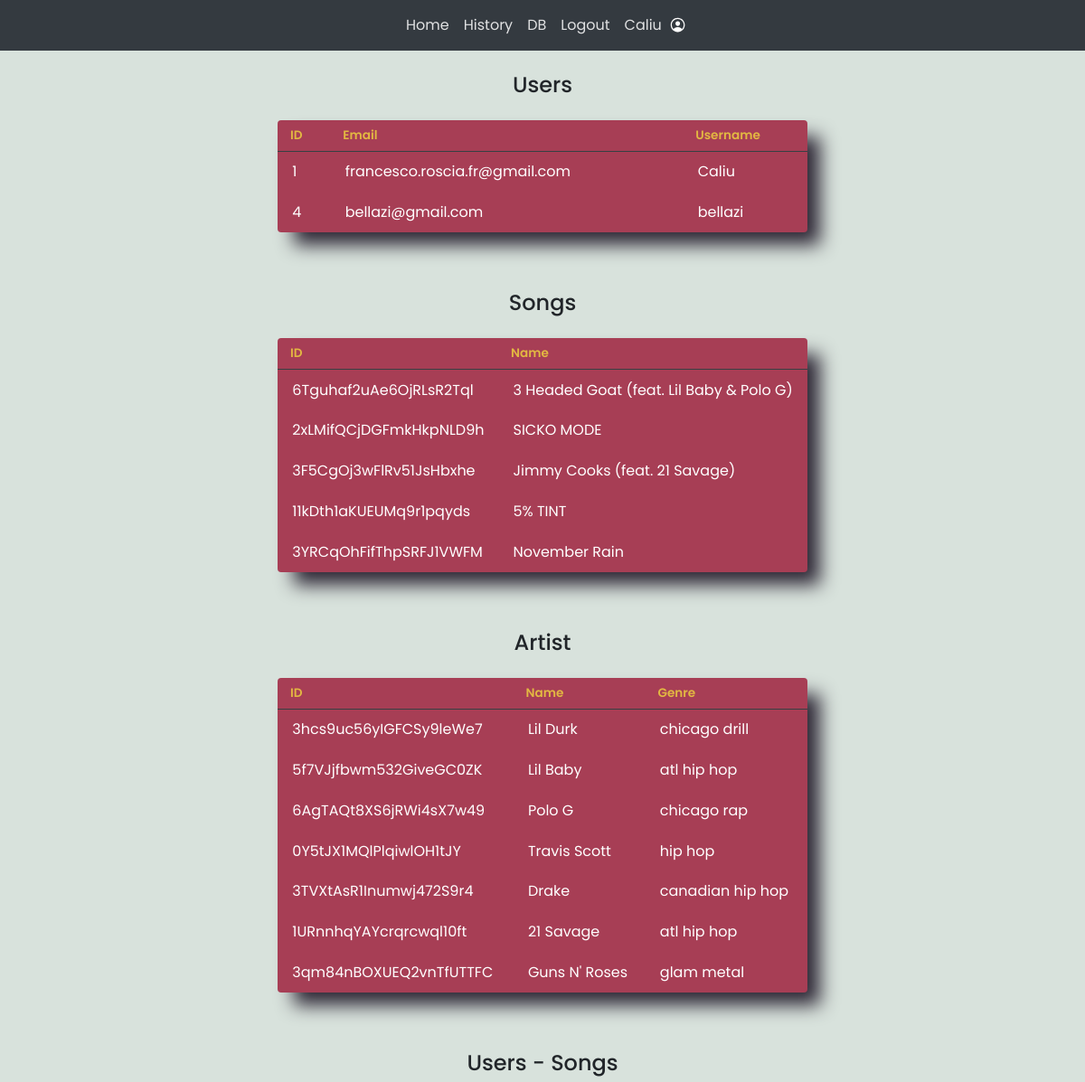
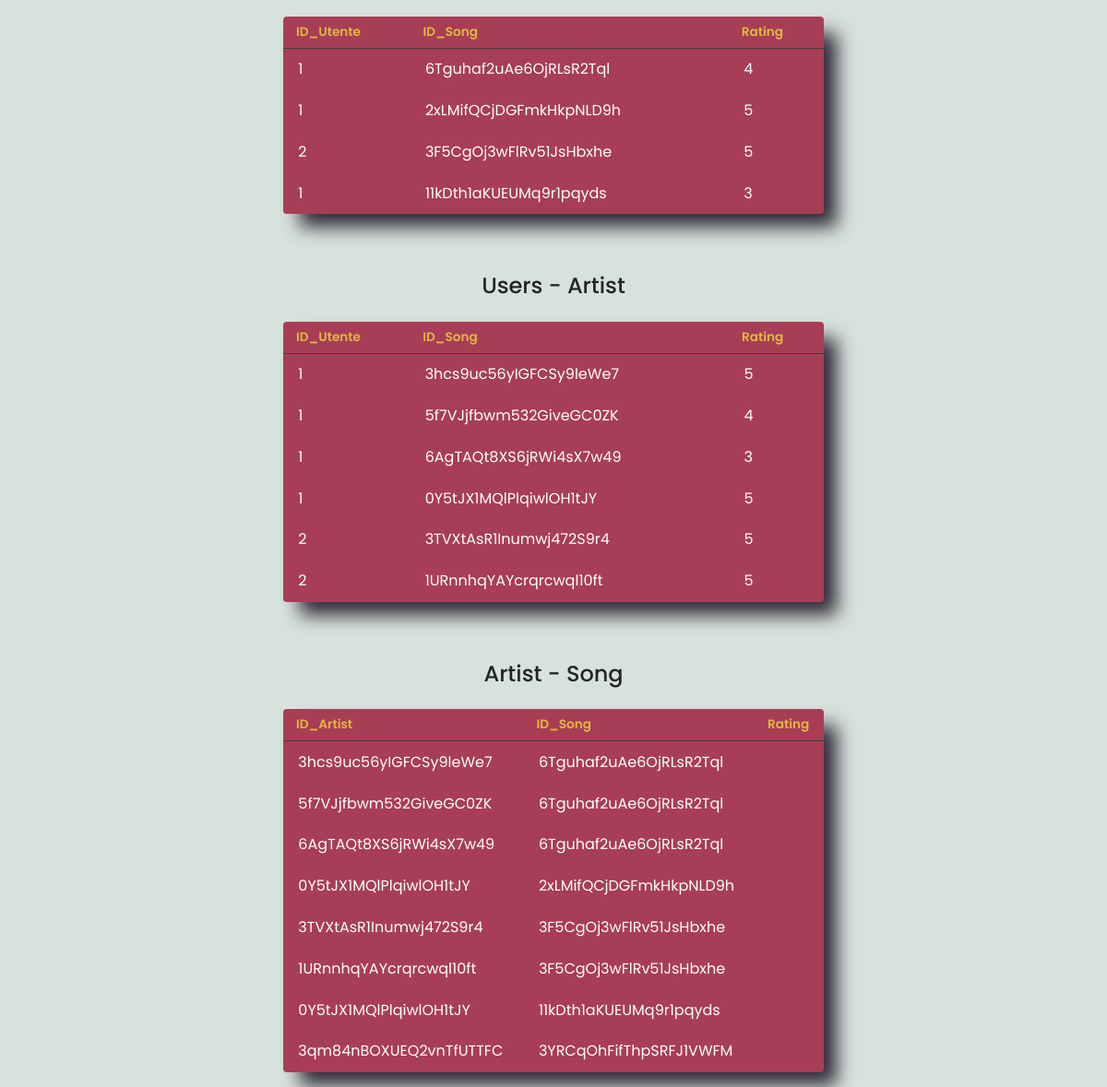
The app's page /provadb (signed in) with its own data (2 pictures, top to bottom).
### website/models.py (models this page shows)
class User(db.Model, UserMixin):
    id = db.Column(db.Integer, primary_key=True)
    email = db.Column(db.String(150), unique=True)
    password = db.Column(db.String(150))
    username = db.Column(db.String(150), unique=True)

class Song(db.Model):
    id = db.Column(db.String(150), primary_key=True)
    name = db.Column(db.String(150))

class Artist(db.Model):
    id = db.Column(db.String(150), primary_key=True)
    name = db.Column(db.String(150))
    genre = db.Column(db.String(150))

### tables this page shows
CREATE TABLE user_song_rating (
	user_id INTEGER NOT NULL, 
	song_id VARCHAR(150) NOT NULL, 
	rating INTEGER, 
	PRIMARY KEY (user_id, song_id), 
	FOREIGN KEY(user_id) REFERENCES user (id), 
	FOREIGN KEY(song_id) REFERENCES song (id)
);

CREATE TABLE user_artist_rating (
	user_id INTEGER NOT NULL, 
	artist_id VARCHAR(150) NOT NULL, 
	rating INTEGER, 
	PRIMARY KEY (user_id, artist_id), 
	FOREIGN KEY(user_id) REFERENCES user (id), 
	FOREIGN KEY(artist_id) REFERENCES artist (id)
);

CREATE TABLE song_artist_association (
	song_id VARCHAR(150) NOT NULL, 
	artist_id VARCHAR(150) NOT NULL, 
	PRIMARY KEY (song_id, artist_id), 
	FOREIGN KEY(song_id) REFERENCES song (id), 
	FOREIGN KEY(artist_id) REFERENCES artist (id)
);

### website/views.py (the view)
@views.route('/provadb', methods=['GET']) #just for checking the date inside of the DB
def provadb():
    users = User.query.all()
    songs = Song.query.all()
    artists = Artist.query.all()
    user_song = db.session.query(user_song_rating)
    user_artist = db.session.query(user_artist_rating)
    artist_song = db.session.query(song_artist_association_table)
    return render_template("provadb.html.j2", user=current_user, list_user=users, songs = songs, artists=artists, user_song = user_song, user_artist = user_artist, artist_songs=artist_song)

### website/__init__.py (called while the page is built)
def create_app():
    app = Flask(__name__)
    app.config['SECRET_KEY'] = 'chiaveSegretaMaturita'
    app.config['SQLALCHEMY_DATABASE_URI'] = f'sqlite:///{DB_NAME}'
    db.init_app(app)
    from .views import views
    from .auth import auth
    app.register_blueprint(views, url_prefix='/')
    app.register_blueprint(auth, url_prefix='/')
    from .models import User
    with app.app_context():
        db.create_all()
    login_manager = LoginManager()
    login_manager.login_view = 'auth.login'
    login_manager.init_app(app)
    @login_manager.user_loader
    def load_user(id):
        return User.query.get(int(id))
    return app

### website/templates/provadb.html.j2 (shortened to what this page needs)
{% extends "base.html.j2" %}
{% block content %}
{% if user.username == "Caliu" %}
    <br>
    <table>
    <center><h4>Users</h4></center>
    <th>ID</th><th>Email</th><th>Username</th>
    {% for single_user in list_user %}
    <tr><td>{{single_user.id}}</td><td>{{single_user.email}}</td><td>{{single_user.username}}</td></tr>
    {% endfor %}
    </table>
    <br><br>
    <table>
    <center><h4>Songs</h4></center>
    <th>ID</th><th>Name</th>
    {% for song in songs %}
    <tr><td>{{song.id}}</td><td>{{song.name}}</td></tr>
    {% endfor %}
    </table>
    <br><br>
    <table>
    <center><h4>Artist</h4></center>
    <th>ID</th><th>Name</th><th>Genre</th>
    {% for artist in artists %}
    <tr><td>{{artist.id}}</td><td>{{artist.name}}</td><td>{{artist.genre}}</td></tr>
    {% endfor %}
    </table>
    <br><br>
    <table>
    <center><h4>Users - Songs</h4></center>
    <th>ID_Utente</th><th>ID_Song</th><th>Rating</th>
    {% for user_rate_song in user_song %}
    <tr><td>{{user_rate_song.user_id}}</td><td>{{user_rate_song.song_id}}</td><td>{{user_rate_song.rating}}</td></tr>
    {% endfor %}
    </table>
    <br><br>
    <table>
    <center><h4>Users - Artist</h4></center>
    <th>ID_Utente</th><th>ID_Song</th><th>Rating</th>
    {% for user_rate_artist in user_artist %}
    <tr><td>{{user_rate_artist.user_id}}</td><td>{{user_rate_artist.artist_id}}</td><td>{{user_rate_artist.rating}}</td></tr>
    {% endfor %}
    </table>
    <br><br>
    <table>
    <center><h4>Artist - Song</h4></center>
    <th>ID_Artist</th><th>ID_Song</th><th>Rating</th>
    {% for artist_song in artist_songs %}
    <tr><td>{{artist_song.artist_id}}</td><td>{{artist_song.song_id}}</td></tr>
    {% endfor %}
    </table>
{% endif %}
{% endblock %}

### website/templates/base.html.j2 (shortened to what this page needs)
<!DOCTYPE html>
<html lang="en">
<head>
    <link
      rel="stylesheet"
      href="https://stackpath.bootstrapcdn.com/bootstrap/4.4.1/css/bootstrap.min.css"
    />
    <link
      rel="stylesheet"
      href="https://stackpath.bootstrapcdn.com/font-awesome/4.7.0/css/font-awesome.min.css"
    />
</head>
<body>
    <nav class="navbar navbar-expand-lg navbar-dark bg-dark">
        <div class="collapse navbar-collapse" id="navbar">
            <div class="navbar-nav" style="align-items:center">
                {% if user.is_authenticated %}
                <a class="nav-item nav-link" id="home" href="/">Home</a>
                <a class="nav-item nav-link" id="history" href="/history">History</a>
                    {% if user.username == "Caliu" %}
                    <a class="nav-item nav-link" id="db" href="/provadb">DB</a>
                    {% endif %}
                <a class="nav-item nav-link" id="logout" href="/logout">Logout</a>
                <a class="nav-item nav-link" id="profile" href="/profile"> {{ user.username }}</a>
                <ion-icon name="person-circle-outline" id="username-display-icon"></ion-icon>
                {% else %}
                <a class="nav-item nav-link" id="login" href="/login">Login</a>
                <a class="nav-item nav-link" id="signUp" href="/signup">Sign Up</a>
                {% endif %}
            </div>
        </div>
    </nav>
    <div class="container">
        {% block content %}
        {% endblock %}
    </div>
</body>
</html>

### website/templates/provadb.html.j2 (style rules this page uses)
.container { display: grid; justify-content: center; }
*, *:before, *:after { margin: 0; padding: 0; box-sizing: border-box; }
body { background: #D8E2DC; font-family: 'Open Sans', sans-serif; }
table { background: #A73E55; border-radius: 0.25em; border-collapse: collapse; margin: 1em; -webkit-box-shadow: 16px 16px 20px -2px rgba(46,40,54,1); -moz-box-shadow: 16px 16px 20px -2px rgba(46,40,54,1); box-shadow: 16px 16px 20px -2px rgba(46,40,54,1); }
th { border-bottom: 1px solid #364043; color: #E2B842; font-size: 0.85em; font-weight: 600; padding: 0.5em 1em; text-align: left; }
td { color: #fff; font-weight: 400; padding: 0.65em 1em; }

### website/templates/base.html.j2 (style rules this page uses)
* { font-family: 'poppins',sans-serif; }
ion-icon { color: #fff; font-size: 1.2em; top: 33.5%; }
.navbar-collapse { flex-direction: column; }
.nav-item, .nav-link { color: rgb(255 255 255 / 85%) !important; }

### records on screen
User: username "Caliu", id "1", email "francesco.roscia.fr@gmail.com"
User: id "4", email "bellazi@gmail.com", username "bellazi"
Song: id "6Tguhaf2uAe6OjRLsR2Tql", name "3 Headed Goat (feat. Lil Baby & Polo G)"
Song: id "2xLMifQCjDGFmkHkpNLD9h", name "SICKO MODE"
Song: id "3F5CgOj3wFlRv51JsHbxhe", name "Jimmy Cooks (feat. 21 Savage)"
Song: id "11kDth1aKUEUMq9r1pqyds", name "5% TINT"
Song: id "3YRCqOhFifThpSRFJ1VWFM", name "November Rain"
Artist: id "3hcs9uc56yIGFCSy9leWe7", name "Lil Durk", genre "chicago drill"
Artist: id "5f7VJjfbwm532GiveGC0ZK", name "Lil Baby", genre "atl hip hop"
Artist: id "6AgTAQt8XS6jRWi4sX7w49", name "Polo G", genre "chicago rap"
Artist: id "0Y5tJX1MQlPlqiwlOH1tJY", name "Travis Scott", genre "hip hop"
Artist: id "3TVXtAsR1Inumwj472S9r4", name "Drake", genre "canadian hip hop"
Artist: id "1URnnhqYAYcrqrcwql10ft", name "21 Savage", genre "atl hip hop"
Artist: id "3qm84nBOXUEQ2vnTfUTTFC", name "Guns N' Roses", genre "glam metal"
user_song_rating: user_id "1", song_id "6Tguhaf2uAe6OjRLsR2Tql", rating "4"
user_song_rating: user_id "1", song_id "2xLMifQCjDGFmkHkpNLD9h", rating "5"
user_song_rating: user_id "2", song_id "3F5CgOj3wFlRv51JsHbxhe", rating "5"
user_song_rating: user_id "1", song_id "11kDth1aKUEUMq9r1pqyds", rating "3"
user_artist_rating: user_id "1", artist_id "3hcs9uc56yIGFCSy9leWe7", rating "5"
user_artist_rating: user_id "1", artist_id "5f7VJjfbwm532GiveGC0ZK", rating "4"
user_artist_rating: user_id "1", artist_id "6AgTAQt8XS6jRWi4sX7w49", rating "3"
user_artist_rating: user_id "1", artist_id "0Y5tJX1MQlPlqiwlOH1tJY", rating "5"
user_artist_rating: user_id "2", artist_id "3TVXtAsR1Inumwj472S9r4", rating "5"
user_artist_rating: user_id "2", artist_id "1URnnhqYAYcrqrcwql10ft", rating "5"
song_artist_association: artist_id "3hcs9uc56yIGFCSy9leWe7", song_id "6Tguhaf2uAe6OjRLsR2Tql"
song_artist_association: artist_id "5f7VJjfbwm532GiveGC0ZK", song_id "6Tguhaf2uAe6OjRLsR2Tql"
song_artist_association: artist_id "6AgTAQt8XS6jRWi4sX7w49", song_id "6Tguhaf2uAe6OjRLsR2Tql"
song_artist_association: artist_id "0Y5tJX1MQlPlqiwlOH1tJY", song_id "2xLMifQCjDGFmkHkpNLD9h"
song_artist_association: artist_id "3TVXtAsR1Inumwj472S9r4", song_id "3F5CgOj3wFlRv51JsHbxhe"
song_artist_association: artist_id "1URnnhqYAYcrqrcwql10ft", song_id "3F5CgOj3wFlRv51JsHbxhe"
song_artist_association: artist_id "0Y5tJX1MQlPlqiwlOH1tJY", song_id "11kDth1aKUEUMq9r1pqyds"
song_artist_association: artist_id "3qm84nBOXUEQ2vnTfUTTFC", song_id "3YRCqOhFifThpSRFJ1VWFM"
